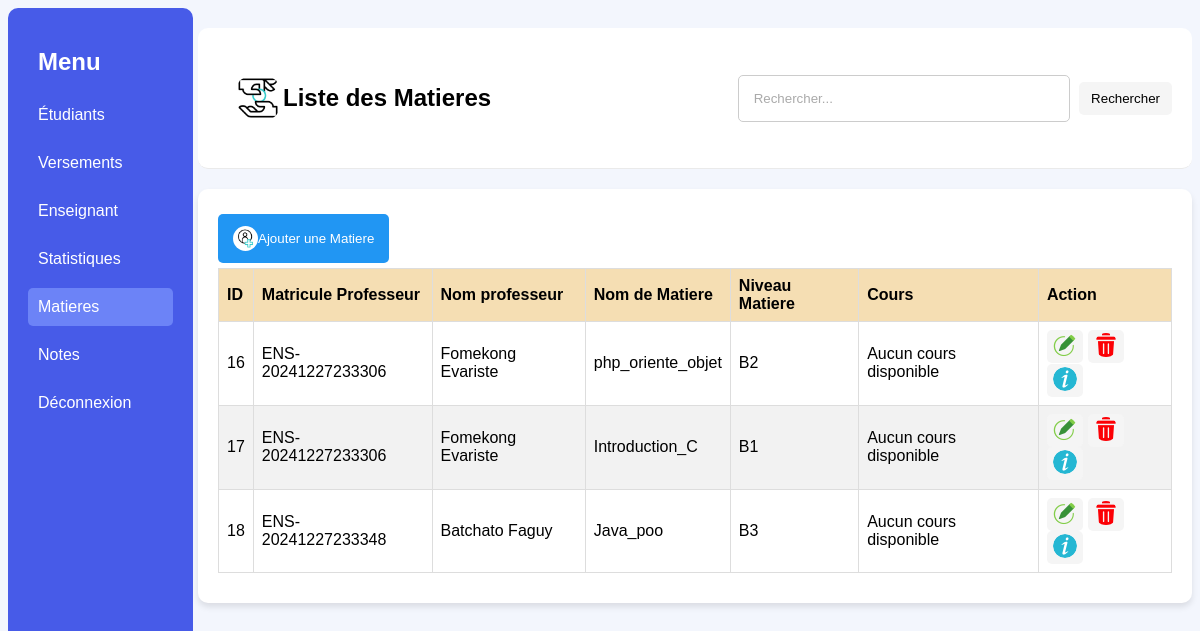
The page /gestionMati.php on the database its author committed.
### tables this page shows
CREATE TABLE IF NOT EXISTS `matieres` (
  `id` int NOT NULL AUTO_INCREMENT,
  `matricule_prof` varchar(50) NOT NULL,
  `nom_prof` varchar(100) NOT NULL,
  `nom_matiere` varchar(100) NOT NULL,
  `niveau_matiere` varchar(100) NOT NULL,
  PRIMARY KEY (`id`)
);

### Class/Matiere.php (called while the page is built, shortened)
<?php
class Matiere
{
    private $conn;
    private $table = "matieres";
    public function __construct($db)
    {
        $this->conn = $db;
    }
    public function getAllMatiere()
    {
        $query = "SELECT * FROM " . $this->table;
        $result = $this->conn->query($query);
        $matieres = [];
        while ($row = $result->fetch_assoc()) {
            $matieres[] = $row;
        }
        return $matieres;
    }
}

### gestionMati.php (the view, shortened to what this page needs)
<?php
require_once 'Class/Matiere.php';
$database = new Database();
$db = $database->getConnection();
$matiere = new Matiere($db);
$search = isset($_GET['search']) ? trim($_GET['search']) : '';
$matieres = $matiere->getAllMatiere($search);
?>
<!DOCTYPE html>
<html lang="en">
<head>
</head>
<body>
    <div class="sidebar">
        <h2>Menu</h2>
        <a href="gestionEtu.php">Étudiants</a>
        <a href="gestionVer.php">Versements</a>
        <a href="gestionEnsei.php">Enseignant</a>
        <a href="statistiques.php">Statistiques</a>
        <a class="etu" href="gestionMati.php">Matieres</a>
        <a href="rien1.php">Notes</a>
        <a href="logout.php">Déconnexion</a>
    </div>
    <div class="content">
        <div class="header">
            <div class="haut">
                <h2><img src="uploads/alms.gif" alt="">Liste des Matieres</h2>
            </div>
            <form method="GET" action="gestionVer.php">
                <input name="search" type="text" placeholder="Rechercher..." value="<?= htmlspecialchars($search); ?>">
                <button type="submit">Rechercher</button>
            </form>
        </div>
        <div class="table-container">
            <a href="AjouterMati.php"><button class="ajout"><img class="rien" src="uploads/add.gif" alt="">Ajouter une Matiere</button></a>
            <table>
                <thead>
                    <tr>
                        <th>ID</th>
                        <th>Matricule Professeur</th>
                        <th>Nom professeur</th>
                        <th>Nom de Matiere</th>
                        <th>Niveau Matiere</th>
                        <th>Cours</th>
                        <th>Action</th>
                    </tr>
                </thead>
                <tbody>
                    <?php if (!empty($matieres)): ?>
                        <?php foreach ($matieres as $matiere): ?>
                            <tr>
                                <td><?= htmlspecialchars($matiere['id']); ?></td>
                                <td><?= htmlspecialchars($matiere['matricule_prof']); ?></td>
                                <td><?= htmlspecialchars($matiere['nom_prof']); ?></td>
                                <td><?= htmlspecialchars($matiere['nom_matiere']); ?></td>
                                <td><?= htmlspecialchars($matiere['niveau_matiere']); ?></td>
                                <td>
                                    <?php if (!empty($matiere['cours'])): ?>
                                        <a href="uploads/<?= htmlspecialchars($matiere['cours']); ?>" target="_blank"><?= htmlspecialchars($matiere['cours']); ?></a>
                                    <?php else: ?>
                                        <span>Aucun cours disponible</span>
                                    <?php endif; ?>
                                </td>
                                <td class="actions">
                                    <button class="edit" onclick="location.href='edit.php?id=<?= $matiere['id']; ?>'"><img src="uploads/write.png" alt=""></button>
                                    <button class="delete" onclick="openPopup(<?= $matiere['id']; ?>)"><img src="uploads/delete.png" alt=""></button>
                                    <button class="details" onclick="location.href='inforMati.php?matricule=<?= $matiere['matricule_prof']; ?>'"><img src="uploads/info.png" alt=""></button>
                                </td>
                            </tr>
                        <?php endforeach; ?>
                    <?php else: ?>
                        <tr>
                            <td colspan="12">Aucun versement trouvé.</td>
                        </tr>
                    <?php endif; ?>
                </tbody>
            </table>
        </div>
    </div>
</body>
</html>

### gestionMati.php (style rules this page uses)
body { font-family: 'Arial', sans-serif; background-color: #f3f6fd; }
.sidebar { background-color: #475be8; color: white; height: 93vh; position: fixed; width: 145px; padding: 20px; border-radius: 10px; }
.sidebar h2 { text-decoration: none; color: white; display: flex; align-items: center; margin: 10px 0; padding: 10px; border-radius: 5px; }
.sidebar a { text-decoration: none; color: white; display: flex; align-items: center; margin: 10px 0; padding: 10px; border-radius: 5px; }
.content { margin-left: 170px; margin-right: -20px; padding: 20px; padding: 20px; }
.header { background-color: #fff; padding: 15px; border-bottom: 1px solid #eaeaea; display: flex; justify-content: space-between; align-items: center; border-radius: 10px; }
.header h2 { margin-left: 10px; justify-content: left; }
.header input { width: 300px; padding: 15px; border: 1px solid #ccc; border-radius: 5px; }
.header input::placeholder { color: #aaa; }
.header button { background-color: whitesmoke; color: black; margin: 5px; padding: 9px 12px; border: none; border-radius: 5px; cursor: pointer; }
table { width: 100%; border-collapse: collapse; margin-bottom: 10px; background-color: #fff; border-radius: 10px; }
.table-container { margin-top: 20px; background-color: white; border-radius: 10px; padding: 20px; box-shadow: 0 4px 6px rgba(0, 0, 0, 0.1); }
.table-container a { text-decoration: none; }
th, td { padding: 8px; border: 1px solid #ddd; text-align: left; }
th { background-color: wheat; color: black; }
tr:nth-child(even) { background-color: #f2f2f2; }
img { max-width: 50px; max-height: 50px; object-fit: cover; border-radius: 50px; width: 100%; }
.rien { max-width: 25px; max-height: 25px; justify-content: center; }
.actions button { margin: .2px; padding: 3px 6px; border: none; border-radius: 5px; cursor: pointer; }
.actions .edit { background-color: whitesmoke; color: white; }
.actions .details { background-color: whitesmoke; color: white; }
.actions .delete { background-color: whitesmoke; color: white; }
.ajout { background-color: #2196F3; color: white; display: flex; align-items: center; margin: 5px 0px; padding: 12px 15px; border: none; border-radius: 5px; cursor: pointer; justify-content: center; position: relative; text-decoration: none; }
.haut { padding: 10px; }
.haut h2 { text-decoration: none; color: black; display: flex; align-items: center; margin: 10px 0; padding: 10px; border-radius: 5px; }
.sidebar .etu { background-color: #6c83f7; }

### rows shown on the page
matieres: id "16", matricule_prof "ENS-20241227233306", nom_prof "Fomekong Evariste", nom_matiere "php_oriente_objet", niveau_matiere "B2"
matieres: id "17", matricule_prof "ENS-20241227233306", nom_prof "Fomekong Evariste", nom_matiere "Introduction_C", niveau_matiere "B1"
matieres: id "18", matricule_prof "ENS-20241227233348", nom_prof "Batchato Faguy", nom_matiere "Java_poo", niveau_matiere "B3"
